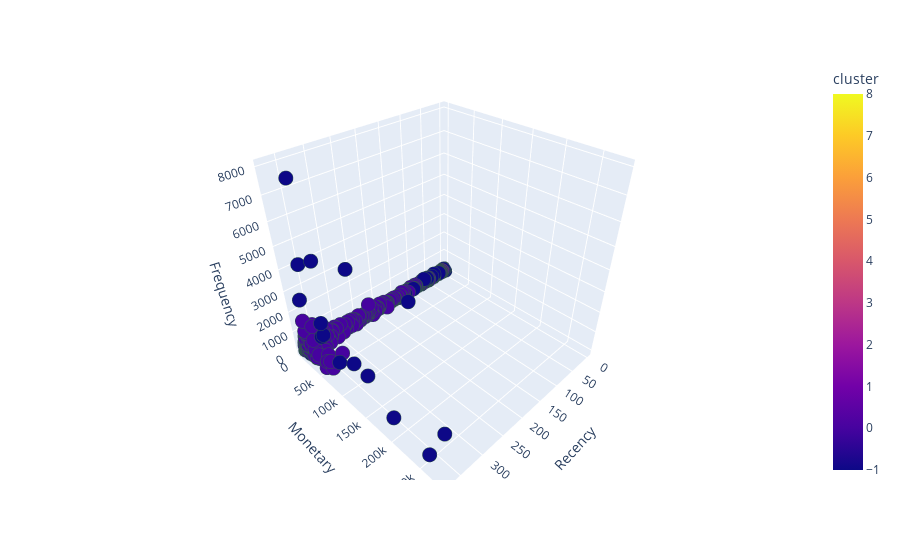

Notebook code for this chart:
### Markdown cell above
**Cluster description by features:**

0- Most of the recent clients that have wide spectrum of Monetary and Frequency features

1- Less recent clients that have lower Frequency and Monteray upper limits

2- A few clients probably part of the 0 cluster but with close to zero Monetary and low Frequency

3- A few clients probably part of the 0 cluster but with close to zero Montetary and Frequency

4 and 6- Same as 3rd cluster but less and less recent

7- Same as the 2nd cluster but lower Frequency

5 and 8- The least recent clients that had low Monetary and Frequency

-1- Outliers (to be additionally assigned to closest cluster)

### Code cell
import plotly.express as px
fig = px.scatter_3d(rfm, x='Recency', y='Monetary', z='Frequency',
              color='cluster').update_traces(marker_size=5, marker_line=dict(width=2, color='#2F4F4F'))
fig.show()

### Figure 1 — Plotly figure (JSON) as saved in the notebook; plotly's stock layout.template omitted (floating-point values rounded to 4 significant figures; data arrays with more than 128 entries replaced by an {"elided": "..."} marker saying what was removed)
{"data": [{"hovertemplate": "Recency=%{x}<br>Monetary=%{y}<br>Frequency=%{z}<br>cluster=%{marker.color}<extra></extra>", "legendgroup": "", "marker": {"color": {"elided": "4372 int values"}, "coloraxis": "coloraxis", "line": {"color": "#2F4F4F", "width": 2}, "size": 5, "symbol": "circle"}, "mode": "markers", "name": "", "scene": "scene", "showlegend": false, "type": "scatter3d", "x": {"elided": "4372 int values"}, "y": {"elided": "4372 float values"}, "z": {"elided": "4372 int values"}}], "layout": {"coloraxis": {"colorbar": {"title": {"text": "cluster"}}, "colorscale": [[0, "#0d0887"], [0.1111, "#46039f"], [0.2222, "#7201a8"], [0.3333, "#9c179e"], [0.4444, "#bd3786"], [0.5556, "#d8576b"], [0.6667, "#ed7953"], [0.7778, "#fb9f3a"], [0.8889, "#fdca26"], [1, "#f0f921"]]}, "legend": {"tracegroupgap": 0}, "margin": {"t": 60}, "scene": {"domain": {"x": [0, 1], "y": [0, 1]}, "xaxis": {"title": {"text": "Recency"}}, "yaxis": {"title": {"text": "Monetary"}}, "zaxis": {"title": {"text": "Frequency"}}}}}
